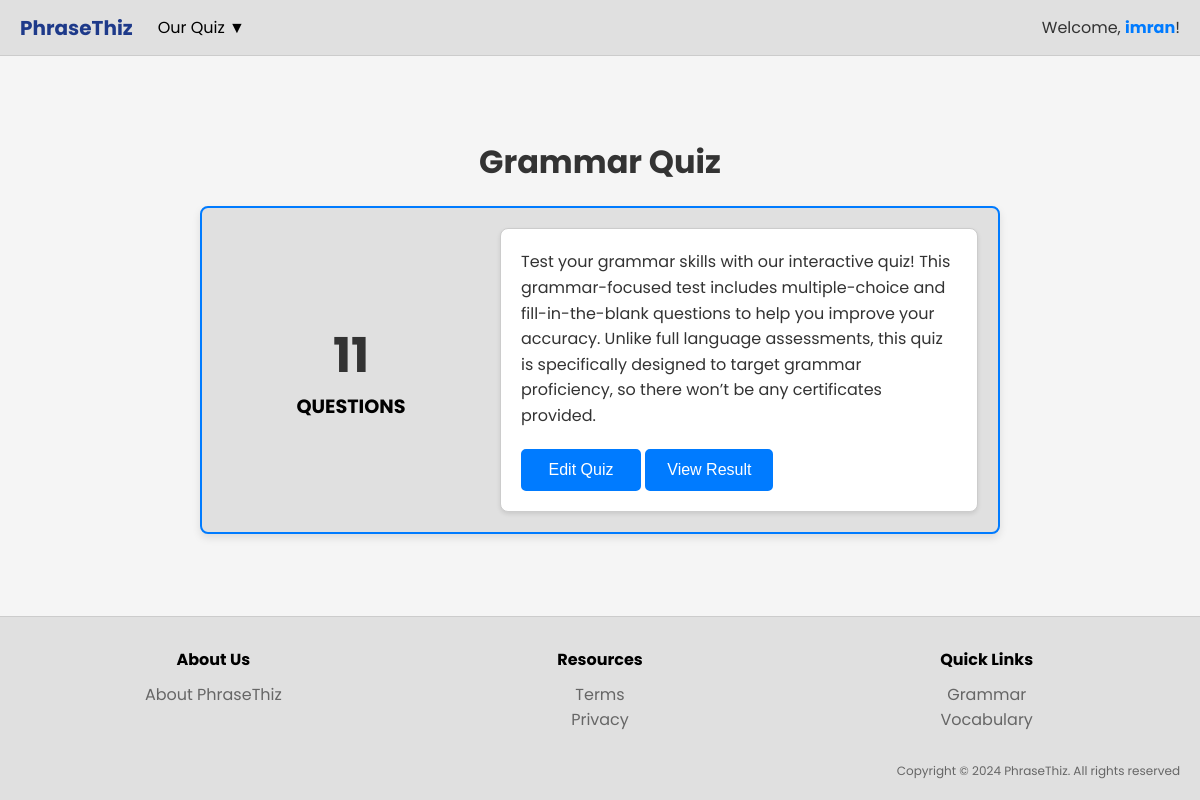
Screenshot of /instructor/grammar-instructor.php (signed in) with the database file from the repository.
### tables this page shows
CREATE TABLE IF NOT EXISTS `quiz` (
  `quiz_id` varchar(50) NOT NULL,
  `title` varchar(100) NOT NULL,
  `description` varchar(500) NOT NULL,
  `instructor_id` varchar(50) NOT NULL,
  PRIMARY KEY (`quiz_id`),
  KEY `instructor_id` (`instructor_id`)
);

### instructor/grammar-instructor.php (the view, shortened to what this page needs)
<?php
$servername = "localhost";
$username = "root";
$password = "";
$dbname = "phrasethiz";
$conn = new mysqli($servername, $username, $password, $dbname);
$sql_quiz = "SELECT quiz_id, title, description FROM quiz WHERE title = 'Grammar Quiz'";
$result_quiz = $conn->query($sql_quiz);
$quiz_title = "No title available.";
$quiz_description = "No description available.";
$quiz_id = null;
if ($result_quiz && $result_quiz->num_rows > 0) {
    $row_quiz = $result_quiz->fetch_assoc();
    $quiz_title = $row_quiz['title'];
    $quiz_description = $row_quiz['description'];
    $quiz_id = $row_quiz['quiz_id'];
}
$question_count = 0;
if ($quiz_id) {
    $sql_questions = "SELECT COUNT(*) AS question_count FROM question WHERE quiz_id = ?";
    $stmt = $conn->prepare($sql_questions);
    $stmt->bind_param("s", $quiz_id);
    $stmt->execute();
    $result_questions = $stmt->get_result();
    if ($result_questions && $result_questions->num_rows > 0) {
        $row_questions = $result_questions->fetch_assoc();
        $question_count = $row_questions['question_count'];
    }
}
?>
<!DOCTYPE html>
<html lang="en">
<head>
    <link rel="stylesheet" href="../css/grammar-instructor.css">
</head>
<body>
<header class="header">
    <div class="header-left">
        <a href="../instructor/instructor-homepage.php" class="logo">PhraseThiz</a>
        <div class="dropdown">
            <button class="dropdown-btn">Our Quiz ▼</button>
        </div>
    </div>
    <div class="header-right">
        <span>Welcome, <a href="../instructor/instructor-profile.php" class="profile-link"><?php echo htmlspecialchars($_SESSION['username']); ?></a>!</span>
    </div>
</header>
<section class="quiz-container">
    <h1><?php echo $quiz_title; ?></h1>
    <div class="quiz-box">
        <div class="questions-box">
            <span class="questions-number"><?php echo $question_count; ?></span>
            <p class="questions-text">QUESTIONS</p>
        </div>
        <div class="quiz-info-box">
            <p>
                <?php echo $quiz_description; ?>
            </p>
            <button class="edit-quiz-btn" onclick="editQuiz()">Edit Quiz</button>
            <button class="view-result-btn" onclick="viewResult()">View Result</button>
        </div>
    </div>
</section>
<footer>
    <div class="footer-container">
        <div class="footer-section">
            <h3>About Us</h3>
            <ul>
                <li><a href="../about-us/about-us.php">About PhraseThiz</a></li>
            </ul>
        </div>
        <div class="footer-section">
            <h3>Resources</h3>
            <ul>
                <li><a href="../term-privacy/term-privacy.php">Terms</a></li>
                <li><a href="../term-privacy/term-privacy.php">Privacy</a></li>
            </ul>
        </div>
        <div class="footer-section">
            <h3>Quick Links</h3>
            <ul>
                <li><a href="../instructor/grammar-instructor.php">Grammar</a></li>
                <li><a href="../instructor/vocabulary-instructor.php">Vocabulary</a></li>
            </ul>
        </div>
        <div class="footer-copyright">
            <p>Copyright &copy; 2024 PhraseThiz. All rights reserved</p>
        </div>
    </div>
</footer>
</body>
</html>

### css/grammar-instructor.css (style rules this page uses)
* { margin: 0; padding: 0; box-sizing: border-box; }
body { font-family: 'Poppins', sans-serif; background-color: #f5f5f5; color: #333; display: flex; flex-direction: column; min-height: 100vh; }
.header { display: flex; justify-content: space-between; align-items: center; padding: 10px 20px; background-color: #e0e0e0; border-bottom: 1px solid #ccc; }
.header-left { display: flex; align-items: center; gap: 20px; }
.logo { font-size: 20px; font-weight: bold; color: #1e3a8a; text-decoration: none; }
.dropdown { position: relative; }
.dropdown-btn { background: none; border: none; font-family: 'Poppins'; color: #000; font-size: 16px; cursor: pointer; padding: 5px; transition: color 0.3s; }
.header-right { display: flex; align-items: center; }
.profile-link { text-decoration: none; color: #007BFF; font-weight: bold; }
.quiz-container { flex: 1; display: flex; flex-direction: column; align-items: center; justify-content: center; text-align: center; padding: 50px; }
.quiz-container h1 { font-size: 2rem; margin-bottom: 20px; color: #333; }
.quiz-box { display: flex; justify-content: space-between; align-items: center; background-color: #e0e0e0; border: 2px solid #007bff; border-radius: 8px; padding: 20px; width: 800px; max-width: 90%; box-shadow: 0 4px 8px rgba(0, 0, 0, 0.1); }
.questions-box { flex: 1; text-align: center; padding: 20px; }
.questions-number { font-size: 3rem; font-weight: bold; color: #333; margin-bottom: 10px; }
.questions-text { font-size: 1.2rem; font-weight: bold; color: #000; }
.quiz-info-box { flex: 2; text-align: left; padding: 20px; background-color: #fff; border: 1px solid #ccc; border-radius: 8px; margin-left: 20px; box-shadow: 0 2px 4px rgba(0, 0, 0, 0.1); }
.quiz-info-box p { font-size: 1rem; line-height: 1.6; color: #333; margin-bottom: 20px; }
.edit-quiz-btn, .view-result-btn { background-color: #007bff; color: white; text-decoration: none; padding: 10px 20px; font-size: 1rem; border: 2px solid #007bff; border-radius: 5px; cursor: pointer; transition: all 0.3s ease-in-out; min-width: 120px; }
footer { background-color: #e0e0e0; padding: 20px; border-top: 1px solid #ccc; text-align: center; margin-top: auto; }
.footer-container { display: flex; flex-wrap: wrap; justify-content: space-between; align-items: flex-start; max-width: 1200px; margin: 0 auto; }
.footer-section { flex: 1; min-width: 200px; margin: 10px; }
.footer-section h3 { font-size: 16px; margin-bottom: 10px; color: #000; }
.footer-section ul { list-style: none; padding: 0; margin: 0; }
.footer-section ul li a { text-decoration: none; color: #666; }
.footer-copyright { flex: 1 100%; text-align: right; font-size: 12px; color: #666; margin-top: 20px; }

### rows the page displays
quiz: title "Grammar Quiz", description "Test your grammar skills with our interactive quiz! This grammar-focused test includes multiple-choice and fill-in-the-blank questions to help you improve your accuracy. Unlike full language assessments, this quiz is specifically designed to target grammar proficiency, so there won’t be any certificates provided."

### other values shown
$_SESSION['username'] "imran"
$question_count "11"
